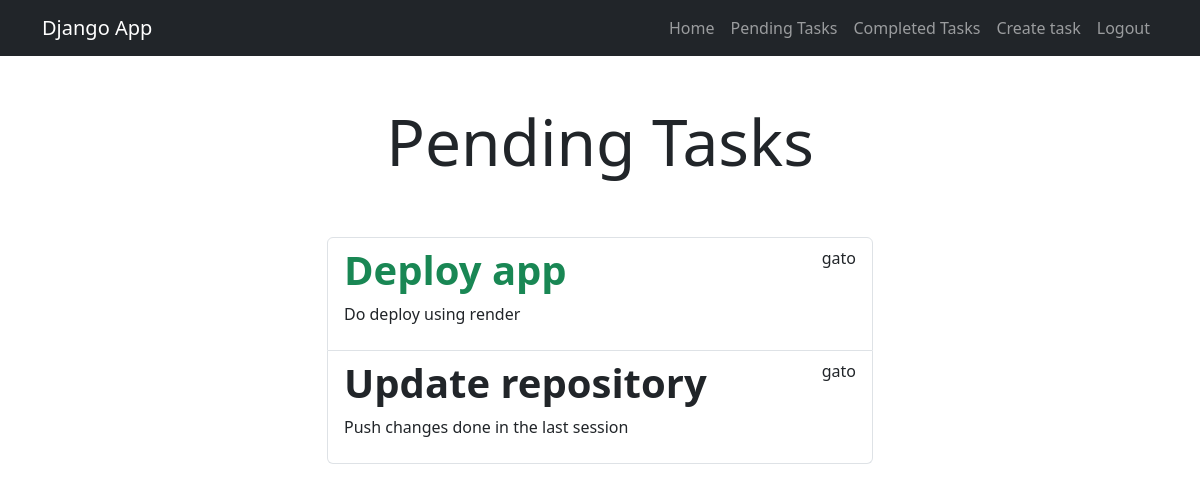
The app's page /tasks/ (signed in) with its own data.
### tasks/models.py (models this page shows, shortened)
class Task(models.Model):
    title = models.CharField(max_length=200)
    description = models.TextField(blank=True)
    created = models.DateTimeField(auto_now_add=True) # auto_now_add=True: When the object is created, the date is saved by default
    date_completed = models.DateTimeField(null=True, blank=True)
    important = models.BooleanField(default=False)
    user = models.ForeignKey(User, on_delete=models.CASCADE)

### tasks/views.py (the view)
# urls.py: path('', include('tasks.urls')),
@login_required
def tasks(request):
    tasks = Task.objects.filter(user_id=request.user.id, date_completed__isnull=True)
    return render(request, 'tasks.html', {
        'tasks': tasks,
        'title': 'Pending Tasks'
    })

### tasks/templates/tasks.html (shortened to what this page needs)
{% extends 'base.html' %}
{% block content %}
<main class="container">
    <div class="row">
        <div class="col-md-6 offset-md-3">
            <h1 class="text-center display-3 py-5">{{ title }}</h1>
            <ul class="list-group">
                {% for task in tasks %}
                    <a href="{% url 'task_detail' task.id %}" class="list-group-item">
                        <header class="d-flex justify-content-between">
                            {% if task.important %}
                            <h1 class="fw-bold text-success">{{ task.title }}</h1>
                            {% else %}
                            <h1 class="fw-bold">{{ task.title }}</h1>
                            {% endif %}
                            <p>{{ task.user.username }}</p>
                        </header>
                        <p>{{ task.description }}</p>
                    </a>
                {% endfor %}
            </ul>
        </div>
    </div>
</main>
{% endblock %}

### records on screen
Task: title "Deploy app", user.username "gato", description "Do deploy using render"
Task: title "Update repository", user.username "gato", description "Push changes done in the last session"

### other values on screen
{{ title }} "Pending Tasks"
